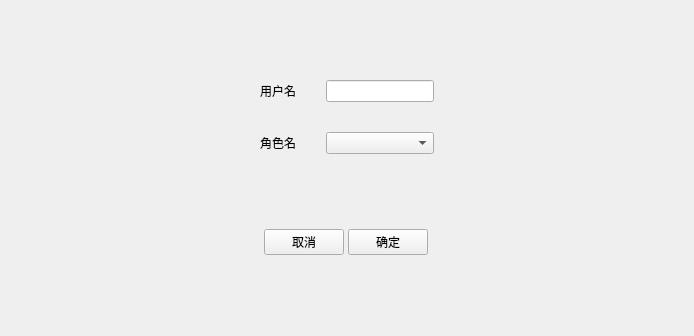
<?xml version="1.0" encoding="UTF-8"?>
<ui version="4.0">
 <class>updateUserWidget</class>
 <widget class="QWidget" name="updateUserWidget">
  <property name="geometry">
   <rect>
    <x>0</x>
    <y>0</y>
    <width>694</width>
    <height>336</height>
   </rect>
  </property>
  <property name="windowTitle">
   <string>修改用户信息</string>
  </property>
  <property name="styleSheet">
   <string notr="true">QPushButton:hover { color: red }</string>
  </property>
  <layout class="QHBoxLayout" name="horizontalLayout_3">
   <item>
    <layout class="QHBoxLayout" name="horizontalLayout_2">
     <item>
      <spacer name="horizontalSpacer_2">
       <property name="orientation">
        <enum>Qt::Horizontal</enum>
       </property>
       <property name="sizeHint" stdset="0">
        <size>
         <width>40</width>
         <height>20</height>
        </size>
       </property>
      </spacer>
     </item>
     <item>
      <layout class="QVBoxLayout" name="verticalLayout">
       <item>
        <layout class="QGridLayout" name="gridLayout">
         <property name="spacing">
          <number>30</number>
         </property>
         <item row="0" column="0">
          <widget class="QLabel" name="label">
           <property name="text">
            <string>用户名</string>
           </property>
          </widget>
         </item>
         <item row="0" column="1">
          <widget class="QLineEdit" name="userLine">
           <property name="sizePolicy">
            <sizepolicy hsizetype="Fixed" vsizetype="Fixed">
             <horstretch>0</horstretch>
             <verstretch>0</verstretch>
            </sizepolicy>
           </property>
          </widget>
         </item>
         <item row="1" column="0">
          <widget class="QLabel" name="label_2">
           <property name="text">
            <string>角色名</string>
           </property>
          </widget>
         </item>
         <item row="1" column="1">
          <widget class="QComboBox" name="roleComboBox"/>
         </item>
        </layout>
       </item>
       <item>
        <layout class="QHBoxLayout" name="horizontalLayout">
         <property name="spacing">
          <number>0</number>
         </property>
         <property name="sizeConstraint">
          <enum>QLayout::SetFixedSize</enum>
         </property>
         <item>
          <widget class="QPushButton" name="cacleButton">
           <property name="sizePolicy">
            <sizepolicy hsizetype="Fixed" vsizetype="Fixed">
             <horstretch>0</horstretch>
             <verstretch>0</verstretch>
            </sizepolicy>
           </property>
           <property name="text">
            <string>取消</string>
           </property>
          </widget>
         </item>
         <item>
          <widget class="QPushButton" name="sureButton">
           <property name="sizePolicy">
            <sizepolicy hsizetype="Fixed" vsizetype="Fixed">
             <horstretch>0</horstretch>
             <verstretch>0</verstretch>
            </sizepolicy>
           </property>
           <property name="text">
            <string>确定</string>
           </property>
          </widget>
         </item>
        </layout>
       </item>
      </layout>
     </item>
     <item>
      <spacer name="horizontalSpacer_3">
       <property name="orientation">
        <enum>Qt::Horizontal</enum>
       </property>
       <property name="sizeHint" stdset="0">
        <size>
         <width>40</width>
         <height>20</height>
        </size>
       </property>
      </spacer>
     </item>
    </layout>
   </item>
  </layout>
 </widget>
 <resources/>
 <connections/>
</ui>
